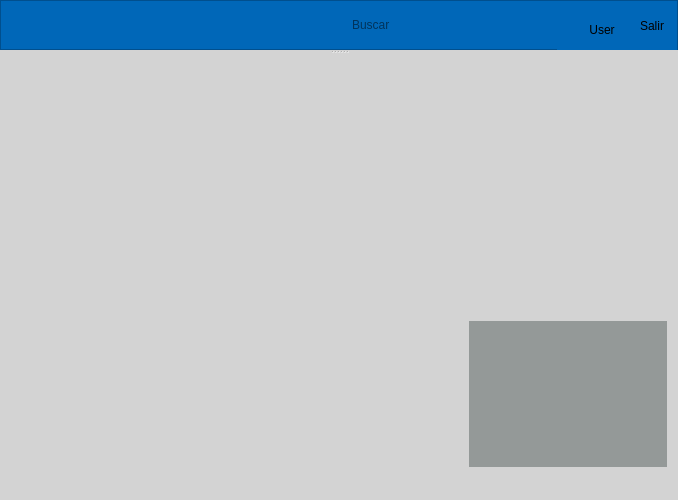
<?xml version="1.0" encoding="UTF-8"?>
<ui version="4.0">
 <class>PeliWindow</class>
 <widget class="QMainWindow" name="PeliWindow">
  <property name="geometry">
   <rect>
    <x>0</x>
    <y>0</y>
    <width>678</width>
    <height>500</height>
   </rect>
  </property>
  <property name="minimumSize">
   <size>
    <width>550</width>
    <height>500</height>
   </size>
  </property>
  <property name="windowTitle">
   <string>MainWindow</string>
  </property>
  <property name="styleSheet">
   <string notr="true">background-color:#d3d3d3</string>
  </property>
  <widget class="QWidget" name="centralwidget">
   <layout class="QVBoxLayout" name="verticalLayout">
    <property name="spacing">
     <number>0</number>
    </property>
    <property name="leftMargin">
     <number>0</number>
    </property>
    <property name="topMargin">
     <number>0</number>
    </property>
    <property name="rightMargin">
     <number>0</number>
    </property>
    <property name="bottomMargin">
     <number>0</number>
    </property>
    <item>
     <widget class="QSplitter" name="splitter">
      <property name="orientation">
       <enum>Qt::Vertical</enum>
      </property>
      <widget class="QFrame" name="frame">
       <property name="minimumSize">
        <size>
         <width>0</width>
         <height>50</height>
        </size>
       </property>
       <property name="maximumSize">
        <size>
         <width>16777215</width>
         <height>50</height>
        </size>
       </property>
       <property name="styleSheet">
        <string notr="true">background-color:#0067b8</string>
       </property>
       <property name="frameShape">
        <enum>QFrame::StyledPanel</enum>
       </property>
       <property name="frameShadow">
        <enum>QFrame::Raised</enum>
       </property>
       <layout class="QHBoxLayout" name="horizontalLayout_2">
        <property name="spacing">
         <number>0</number>
        </property>
        <property name="leftMargin">
         <number>0</number>
        </property>
        <property name="topMargin">
         <number>0</number>
        </property>
        <property name="rightMargin">
         <number>0</number>
        </property>
        <property name="bottomMargin">
         <number>0</number>
        </property>
        <item>
         <layout class="QHBoxLayout" name="horizontalLayout">
          <item>
           <spacer name="horizontalSpacer">
            <property name="orientation">
             <enum>Qt::Horizontal</enum>
            </property>
            <property name="sizeHint" stdset="0">
             <size>
              <width>348</width>
              <height>20</height>
             </size>
            </property>
           </spacer>
          </item>
          <item>
           <widget class="QLineEdit" name="lineEdit">
            <property name="maximumSize">
             <size>
              <width>400</width>
              <height>16777215</height>
             </size>
            </property>
            <property name="styleSheet">
             <string notr="true">border: 1px solid rgb(0, 103, 184);</string>
            </property>
            <property name="placeholderText">
             <string>Buscar</string>
            </property>
           </widget>
          </item>
          <item>
           <widget class="QPushButton" name="search">
            <property name="minimumSize">
             <size>
              <width>0</width>
              <height>50</height>
             </size>
            </property>
            <property name="maximumSize">
             <size>
              <width>20</width>
              <height>16777215</height>
             </size>
            </property>
            <property name="mouseTracking">
             <bool>false</bool>
            </property>
            <property name="styleSheet">
             <string notr="true">#search{
	alternate-background-color: rgb(16, 88, 255);
background-color:qlineargradient(spread:pad, x1:1, y1:1, x2:1, y2:1, stop:1 rgb(0, 103, 184));
border: 1px solid rgb(0, 103, 184);
}
#search:hover{
	alternate-background-color: rgb(16, 88, 255);
background-color:qlineargradient(spread:pad, x1:1, y1:1, x2:1, y2:1, stop:1 rgb(0, 50, 184));
border: 1px solid rgb(0, 103, 184);
}



</string>
            </property>
            <property name="text">
             <string/>
            </property>
            <property name="icon">
             <iconset resource="recursos.qrc">
              <normaloff>:/img/img/search.png</normaloff>:/img/img/search.png</iconset>
            </property>
           </widget>
          </item>
          <item>
           <widget class="QPushButton" name="userbutton">
            <property name="minimumSize">
             <size>
              <width>50</width>
              <height>50</height>
             </size>
            </property>
            <property name="maximumSize">
             <size>
              <width>50</width>
              <height>40</height>
             </size>
            </property>
            <property name="mouseTracking">
             <bool>false</bool>
            </property>
            <property name="styleSheet">
             <string notr="true">#userbutton{
	alternate-background-color: rgb(16, 88, 255);
background-color:qlineargradient(spread:pad, x1:1, y1:1, x2:1, y2:1, stop:1 rgb(0, 103, 184));
border: 1px solid rgb(0, 103, 184);
}
#userbutton:hover{
	alternate-background-color: rgb(16, 88, 255);
background-color:qlineargradient(spread:pad, x1:1, y1:1, x2:1, y2:1, stop:1 rgb(0, 50, 184));
border: 1px solid rgb(0, 103, 184);
}


</string>
            </property>
            <property name="text">
             <string>User</string>
            </property>
           </widget>
          </item>
          <item>
           <widget class="QPushButton" name="options">
            <property name="minimumSize">
             <size>
              <width>50</width>
              <height>50</height>
             </size>
            </property>
            <property name="mouseTracking">
             <bool>false</bool>
            </property>
            <property name="styleSheet">
             <string notr="true">#options{
	alternate-background-color: rgb(16, 88, 255);
background-color:qlineargradient(spread:pad, x1:1, y1:1, x2:1, y2:1, stop:1 rgb(0, 103, 184));
border: 1px solid rgb(0, 103, 184);
}
#options:hover{
	alternate-background-color: rgb(16, 88, 255);
background-color:qlineargradient(spread:pad, x1:1, y1:1, x2:1, y2:1, stop:1 rgb(0, 50, 184));
border: 1px solid rgb(0, 103, 184);
}

</string>
            </property>
            <property name="text">
             <string>Salir</string>
            </property>
           </widget>
          </item>
         </layout>
        </item>
       </layout>
      </widget>
      <widget class="QScrollArea" name="scroll">
       <property name="minimumSize">
        <size>
         <width>50</width>
         <height>0</height>
        </size>
       </property>
       <property name="styleSheet">
        <string notr="true">border: 1px solid #d3d3d3;</string>
       </property>
       <property name="widgetResizable">
        <bool>true</bool>
       </property>
       <widget class="QWidget" name="contenido">
        <property name="geometry">
         <rect>
          <x>0</x>
          <y>0</y>
          <width>676</width>
          <height>402</height>
         </rect>
        </property>
        <layout class="QVBoxLayout" name="verticalLayout_2">
         <item>
          <widget class="QFrame" name="frame_2">
           <property name="minimumSize">
            <size>
             <width>0</width>
             <height>250</height>
            </size>
           </property>
           <property name="maximumSize">
            <size>
             <width>16777215</width>
             <height>250</height>
            </size>
           </property>
           <property name="styleSheet">
            <string notr="true"/>
           </property>
           <property name="frameShape">
            <enum>QFrame::StyledPanel</enum>
           </property>
           <property name="frameShadow">
            <enum>QFrame::Raised</enum>
           </property>
           <layout class="QVBoxLayout" name="verticalLayout_3">
            <item>
             <layout class="QHBoxLayout" name="horizontalLayout_4">
              <item>
               <spacer name="horizontalSpacer_2">
                <property name="orientation">
                 <enum>Qt::Horizontal</enum>
                </property>
                <property name="sizeType">
                 <enum>QSizePolicy::Preferred</enum>
                </property>
                <property name="sizeHint" stdset="0">
                 <size>
                  <width>218</width>
                  <height>20</height>
                 </size>
                </property>
               </spacer>
              </item>
              <item>
               <widget class="QFrame" name="frame_5">
                <property name="minimumSize">
                 <size>
                  <width>400</width>
                  <height>200</height>
                 </size>
                </property>
                <property name="maximumSize">
                 <size>
                  <width>16777215</width>
                  <height>16777215</height>
                 </size>
                </property>
                <property name="styleSheet">
                 <string notr="true">border-image: url(:/peliculas/peliculas/pitufos.jpg);</string>
                </property>
                <property name="frameShape">
                 <enum>QFrame::StyledPanel</enum>
                </property>
                <property name="frameShadow">
                 <enum>QFrame::Raised</enum>
                </property>
               </widget>
              </item>
              <item>
               <spacer name="horizontalSpacer_3">
                <property name="orientation">
                 <enum>Qt::Horizontal</enum>
                </property>
                <property name="sizeType">
                 <enum>QSizePolicy::Preferred</enum>
                </property>
                <property name="sizeHint" stdset="0">
                 <size>
                  <width>218</width>
                  <height>20</height>
                 </size>
                </property>
               </spacer>
              </item>
             </layout>
            </item>
           </layout>
          </widget>
         </item>
         <item>
          <layout class="QHBoxLayout" name="horizontalLayout_3">
           <item>
            <widget class="QFrame" name="peli_lista">
             <property name="styleSheet">
              <string notr="true"/>
             </property>
             <property name="frameShape">
              <enum>QFrame::StyledPanel</enum>
             </property>
             <property name="frameShadow">
              <enum>QFrame::Raised</enum>
             </property>
            </widget>
           </item>
           <item>
            <widget class="QFrame" name="frame_4">
             <property name="minimumSize">
              <size>
               <width>200</width>
               <height>0</height>
              </size>
             </property>
             <property name="maximumSize">
              <size>
               <width>200</width>
               <height>16777215</height>
              </size>
             </property>
             <property name="styleSheet">
              <string notr="true">background-color: rgb(148, 153, 152);</string>
             </property>
             <property name="frameShape">
              <enum>QFrame::StyledPanel</enum>
             </property>
             <property name="frameShadow">
              <enum>QFrame::Raised</enum>
             </property>
            </widget>
           </item>
          </layout>
         </item>
        </layout>
       </widget>
      </widget>
     </widget>
    </item>
   </layout>
  </widget>
  <widget class="QMenuBar" name="menubar">
   <property name="geometry">
    <rect>
     <x>0</x>
     <y>0</y>
     <width>678</width>
     <height>21</height>
    </rect>
   </property>
  </widget>
  <widget class="QStatusBar" name="statusbar"/>
 </widget>
 <resources>
  <include location="recursos.qrc"/>
 </resources>
 <connections/>
</ui>
